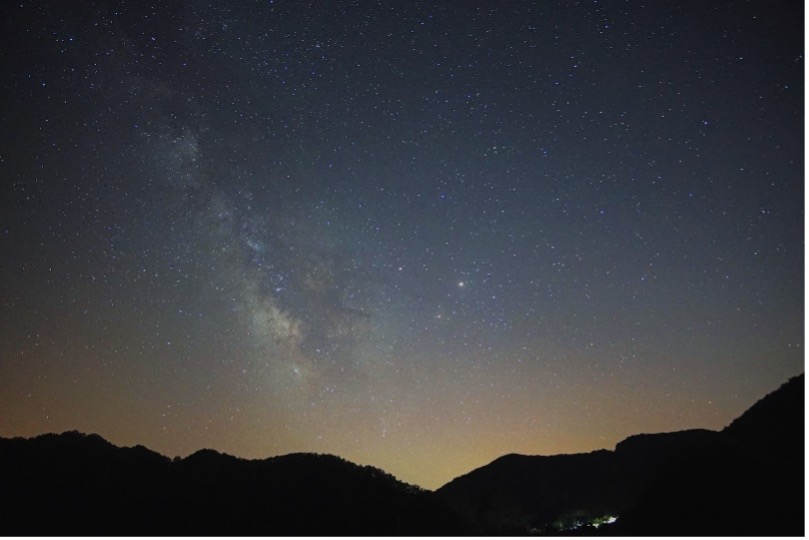
//> input picture pic.jpg, 809 x 540 px
$ ./quiz   (built with g++ and OpenCV 4)
//> lines starting //> are read from the running program, lines starting //| are printed output that depends on the picture
#include <opencv2/opencv.hpp>
#include <iostream>

using namespace std;
using namespace cv;

int main()
{
	Mat img = imread("pic.jpg");
//> img is the input picture: 540 rows x 809 cols, CV_8UC3; mean B, G, R 63.9, 60, 58.8
	Mat fixed2;
	Mat img_filter = img.clone();
	Laplacian(img, fixed2, CV_16S);
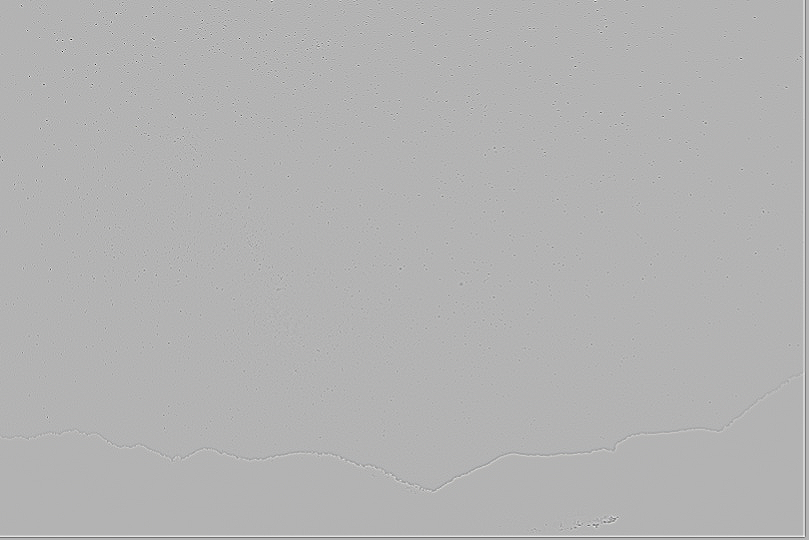
//> fixed2: 540 rows x 809 cols, CV_16SC3; mean B, G, R 0, 0, 0; drawn with min black and max white
	convertScaleAbs(fixed2, fixed2);
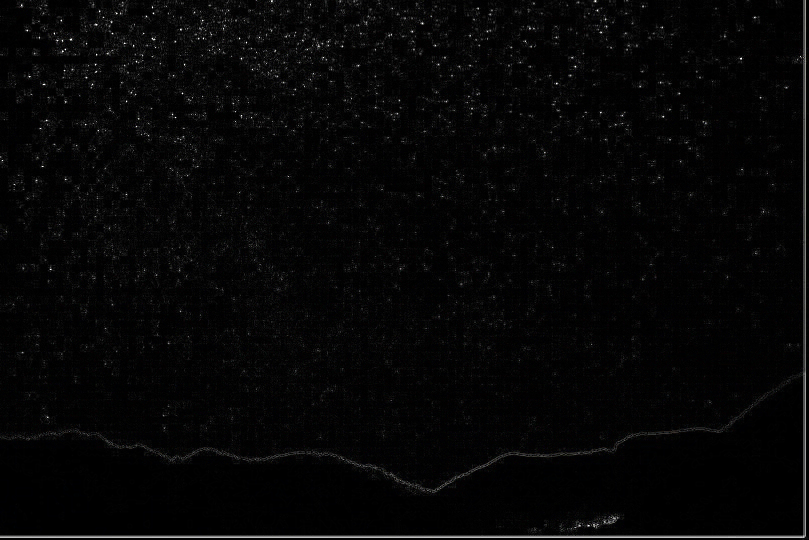
//> fixed2: 540 rows x 809 cols, CV_8UC3; mean B, G, R 6, 5.9, 6
	Rect roi_2(0, 0, img.size().width, img.size().height);
//> roi_2 = Rect(0, 0, 809, 540)
	scaleAdd(fixed2, 1, img, img_filter);
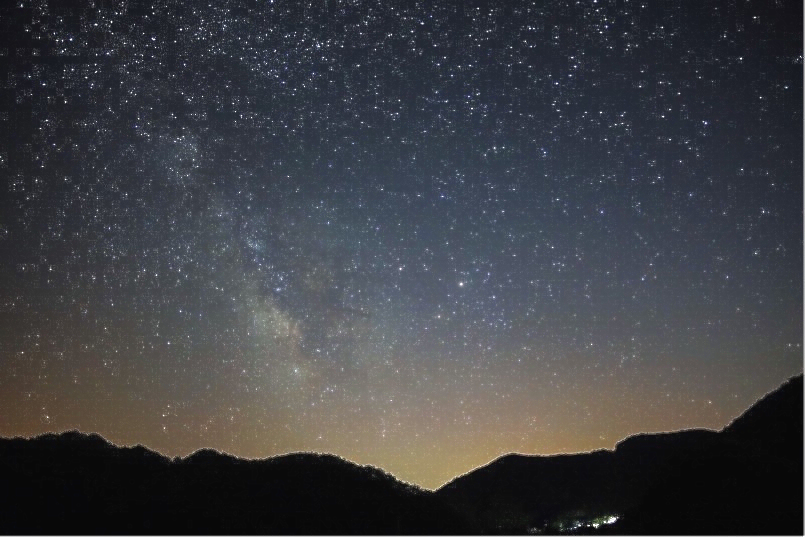
//> img_filter: 540 rows x 809 cols, CV_8UC3; mean B, G, R 69.4, 65.3, 64.2
	imshow("original", img);
	imshow("filter", img_filter);
	waitKey(0);
}
